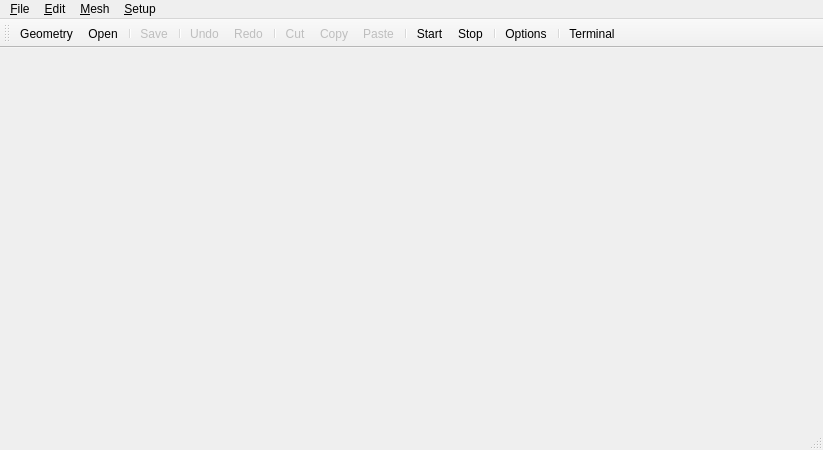
<?xml version="1.0" encoding="UTF-8"?>
<ui version="4.0">
 <class>MainWindow</class>
 <widget class="QMainWindow" name="MainWindow">
  <property name="geometry">
   <rect>
    <x>0</x>
    <y>0</y>
    <width>823</width>
    <height>450</height>
   </rect>
  </property>
  <property name="windowTitle">
   <string>3D-mesh generator</string>
  </property>
  <property name="windowIcon">
   <iconset resource="qng.qrc">
    <normaloff>:/images/app.ico</normaloff>:/images/app.ico</iconset>
  </property>
  <widget class="QWidget" name="centralWidget"/>
  <widget class="QMenuBar" name="menuBar">
   <property name="geometry">
    <rect>
     <x>0</x>
     <y>0</y>
     <width>823</width>
     <height>30</height>
    </rect>
   </property>
   <widget class="QMenu" name="menu_File">
    <property name="title">
     <string>&amp;File</string>
    </property>
    <widget class="QMenu" name="menu_New">
     <property name="title">
      <string>&amp;New</string>
     </property>
     <addaction name="action_NewGeometry"/>
     <addaction name="action_NewSTL"/>
    </widget>
    <addaction name="menu_New"/>
    <addaction name="action_Open"/>
    <addaction name="action_Close"/>
    <addaction name="separator"/>
    <addaction name="action_Save"/>
    <addaction name="action_SaveAs"/>
    <addaction name="separator"/>
    <addaction name="action_Exit"/>
   </widget>
   <widget class="QMenu" name="menu_Edit">
    <property name="title">
     <string>&amp;Edit</string>
    </property>
    <addaction name="action_Undo"/>
    <addaction name="action_Redo"/>
    <addaction name="separator"/>
    <addaction name="action_Cut"/>
    <addaction name="action_Copy"/>
    <addaction name="action_Paste"/>
    <addaction name="separator"/>
    <addaction name="action_SelectAll"/>
   </widget>
   <widget class="QMenu" name="menu_Mesh">
    <property name="title">
     <string>&amp;Mesh</string>
    </property>
    <addaction name="action_Start"/>
    <addaction name="action_Stop"/>
    <addaction name="separator"/>
    <addaction name="action_MeshOptions"/>
   </widget>
   <widget class="QMenu" name="menu_Setup">
    <property name="title">
     <string>&amp;Setup</string>
    </property>
    <addaction name="action_Terminal"/>
   </widget>
   <addaction name="menu_File"/>
   <addaction name="menu_Edit"/>
   <addaction name="menu_Mesh"/>
   <addaction name="menu_Setup"/>
  </widget>
  <widget class="QToolBar" name="mainToolBar">
   <attribute name="toolBarArea">
    <enum>TopToolBarArea</enum>
   </attribute>
   <attribute name="toolBarBreak">
    <bool>false</bool>
   </attribute>
   <addaction name="action_NewGeometry"/>
   <addaction name="action_Open"/>
   <addaction name="separator"/>
   <addaction name="action_Save"/>
   <addaction name="separator"/>
   <addaction name="action_Undo"/>
   <addaction name="action_Redo"/>
   <addaction name="separator"/>
   <addaction name="action_Cut"/>
   <addaction name="action_Copy"/>
   <addaction name="action_Paste"/>
   <addaction name="separator"/>
   <addaction name="action_Start"/>
   <addaction name="action_Stop"/>
   <addaction name="separator"/>
   <addaction name="action_MeshOptions"/>
   <addaction name="separator"/>
   <addaction name="action_Terminal"/>
  </widget>
  <widget class="QStatusBar" name="statusBar"/>
  <action name="action_NewGeometry">
   <property name="icon">
    <iconset resource="qng.qrc">
     <normaloff>:/images/new.png</normaloff>:/images/new.png</iconset>
   </property>
   <property name="text">
    <string>&amp;Geometry</string>
   </property>
   <property name="toolTip">
    <string>Create a new NETGEN geometry file</string>
   </property>
   <property name="statusTip">
    <string>Create a new NETGEN geometry file</string>
   </property>
   <property name="shortcut">
    <string>Ctrl+N</string>
   </property>
  </action>
  <action name="action_NewSTL">
   <property name="text">
    <string>&amp;STL</string>
   </property>
   <property name="toolTip">
    <string>Create a new STL file</string>
   </property>
   <property name="statusTip">
    <string>Create a new STL file</string>
   </property>
  </action>
  <action name="action_Open">
   <property name="icon">
    <iconset resource="qng.qrc">
     <normaloff>:/images/open.png</normaloff>:/images/open.png</iconset>
   </property>
   <property name="text">
    <string>&amp;Open...</string>
   </property>
   <property name="toolTip">
    <string>Open an existing geometry file</string>
   </property>
   <property name="statusTip">
    <string>Open an existing geometry file</string>
   </property>
   <property name="shortcut">
    <string>Ctrl+O</string>
   </property>
  </action>
  <action name="action_Close">
   <property name="text">
    <string>&amp;Close</string>
   </property>
   <property name="toolTip">
    <string>Close the current geometry file</string>
   </property>
   <property name="statusTip">
    <string>Close the current geometry file</string>
   </property>
  </action>
  <action name="action_Save">
   <property name="enabled">
    <bool>false</bool>
   </property>
   <property name="icon">
    <iconset resource="qng.qrc">
     <normaloff>:/images/save.png</normaloff>:/images/save.png</iconset>
   </property>
   <property name="text">
    <string>&amp;Save</string>
   </property>
   <property name="toolTip">
    <string>Save the current geometry file</string>
   </property>
   <property name="statusTip">
    <string>Save the current geometry file</string>
   </property>
   <property name="shortcut">
    <string>Ctrl+S</string>
   </property>
  </action>
  <action name="action_SaveAs">
   <property name="text">
    <string>Save &amp;As...</string>
   </property>
   <property name="toolTip">
    <string>Save the current geometry file with new name</string>
   </property>
   <property name="statusTip">
    <string>Save the current geometry file with new name</string>
   </property>
  </action>
  <action name="action_Exit">
   <property name="text">
    <string>E&amp;xit</string>
   </property>
   <property name="toolTip">
    <string>Exit the application</string>
   </property>
   <property name="statusTip">
    <string>Exit the application</string>
   </property>
   <property name="shortcut">
    <string>Ctrl+Q</string>
   </property>
  </action>
  <action name="action_Undo">
   <property name="enabled">
    <bool>false</bool>
   </property>
   <property name="icon">
    <iconset resource="qng.qrc">
     <normaloff>:/images/undo.png</normaloff>:/images/undo.png</iconset>
   </property>
   <property name="text">
    <string>&amp;Undo</string>
   </property>
   <property name="toolTip">
    <string>Undo the last action</string>
   </property>
   <property name="statusTip">
    <string>Undo the last action</string>
   </property>
   <property name="shortcut">
    <string>Ctrl+Z</string>
   </property>
  </action>
  <action name="action_Redo">
   <property name="enabled">
    <bool>false</bool>
   </property>
   <property name="icon">
    <iconset resource="qng.qrc">
     <normaloff>:/images/redo.png</normaloff>:/images/redo.png</iconset>
   </property>
   <property name="text">
    <string>&amp;Redo</string>
   </property>
   <property name="toolTip">
    <string>Redo the last undone action</string>
   </property>
   <property name="statusTip">
    <string>Redo the last undone action</string>
   </property>
   <property name="shortcut">
    <string>Ctrl+Y</string>
   </property>
  </action>
  <action name="action_Cut">
   <property name="enabled">
    <bool>false</bool>
   </property>
   <property name="icon">
    <iconset resource="qng.qrc">
     <normaloff>:/images/cut.png</normaloff>:/images/cut.png</iconset>
   </property>
   <property name="text">
    <string>&amp;Cut</string>
   </property>
   <property name="toolTip">
    <string>Cut the current selection's contents to the clipboard</string>
   </property>
   <property name="statusTip">
    <string>Cut the current selection's contents to the clipboard</string>
   </property>
   <property name="shortcut">
    <string>Ctrl+X</string>
   </property>
  </action>
  <action name="action_Copy">
   <property name="enabled">
    <bool>false</bool>
   </property>
   <property name="icon">
    <iconset resource="qng.qrc">
     <normaloff>:/images/copy.png</normaloff>:/images/copy.png</iconset>
   </property>
   <property name="text">
    <string>C&amp;opy</string>
   </property>
   <property name="toolTip">
    <string>Copy the current selection's contents to the clipboard</string>
   </property>
   <property name="statusTip">
    <string>Copy the current selection's contents to the clipboard</string>
   </property>
   <property name="shortcut">
    <string>Ctrl+C</string>
   </property>
  </action>
  <action name="action_Paste">
   <property name="enabled">
    <bool>false</bool>
   </property>
   <property name="icon">
    <iconset resource="qng.qrc">
     <normaloff>:/images/paste.png</normaloff>:/images/paste.png</iconset>
   </property>
   <property name="text">
    <string>&amp;Paste</string>
   </property>
   <property name="toolTip">
    <string>Paste the clipboard's contents into the current selection</string>
   </property>
   <property name="statusTip">
    <string>Paste the clipboard's contents into the current selection</string>
   </property>
   <property name="shortcut">
    <string>Ctrl+V</string>
   </property>
  </action>
  <action name="action_SelectAll">
   <property name="text">
    <string>Select &amp;All</string>
   </property>
   <property name="statusTip">
    <string>Select All</string>
   </property>
   <property name="shortcut">
    <string>Ctrl+A</string>
   </property>
  </action>
  <action name="action_Start">
   <property name="icon">
    <iconset resource="qng.qrc">
     <normaloff>:/images/start.png</normaloff>:/images/start.png</iconset>
   </property>
   <property name="text">
    <string>&amp;Start</string>
   </property>
   <property name="toolTip">
    <string>Start meshing procedure</string>
   </property>
   <property name="statusTip">
    <string>Start meshing procedure</string>
   </property>
  </action>
  <action name="action_Stop">
   <property name="icon">
    <iconset resource="qng.qrc">
     <normaloff>:/images/stop.png</normaloff>:/images/stop.png</iconset>
   </property>
   <property name="text">
    <string>S&amp;top</string>
   </property>
   <property name="toolTip">
    <string>Stop the current process</string>
   </property>
   <property name="statusTip">
    <string>Stop the current process</string>
   </property>
  </action>
  <action name="action_MeshOptions">
   <property name="icon">
    <iconset resource="qng.qrc">
     <normaloff>:/images/setup.png</normaloff>:/images/setup.png</iconset>
   </property>
   <property name="text">
    <string>O&amp;ptions...</string>
   </property>
   <property name="toolTip">
    <string>Setup meshing parameters</string>
   </property>
   <property name="statusTip">
    <string>Setup meshing parameters</string>
   </property>
  </action>
  <action name="action_Terminal">
   <property name="checkable">
    <bool>true</bool>
   </property>
   <property name="icon">
    <iconset resource="qng.qrc">
     <normaloff>:/images/terminal.png</normaloff>:/images/terminal.png</iconset>
   </property>
   <property name="text">
    <string>&amp;Terminal</string>
   </property>
   <property name="toolTip">
    <string>Show/hide the Terminal</string>
   </property>
  </action>
 </widget>
 <layoutdefault spacing="6" margin="11"/>
 <resources>
  <include location="qng.qrc"/>
 </resources>
 <connections>
  <connection>
   <sender>action_Exit</sender>
   <signal>triggered()</signal>
   <receiver>MainWindow</receiver>
   <slot>close()</slot>
   <hints>
    <hint type="sourcelabel">
     <x>-1</x>
     <y>-1</y>
    </hint>
    <hint type="destinationlabel">
     <x>324</x>
     <y>169</y>
    </hint>
   </hints>
  </connection>
 </connections>
</ui>
